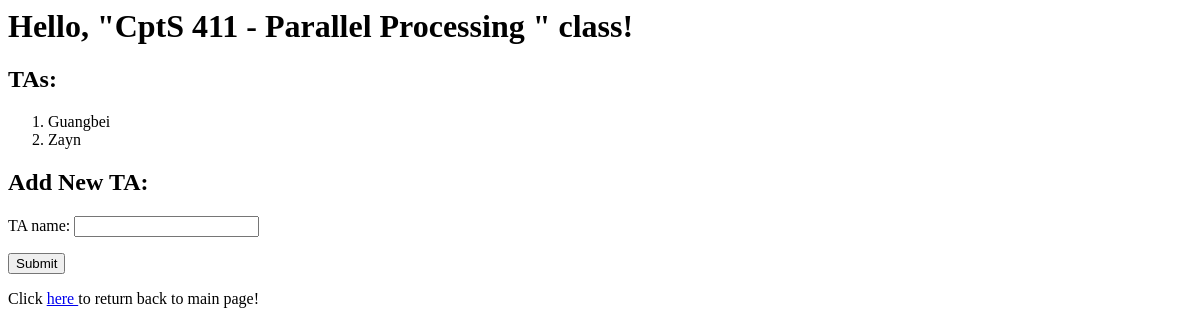
The page /course/1 on the database as committed earlier.
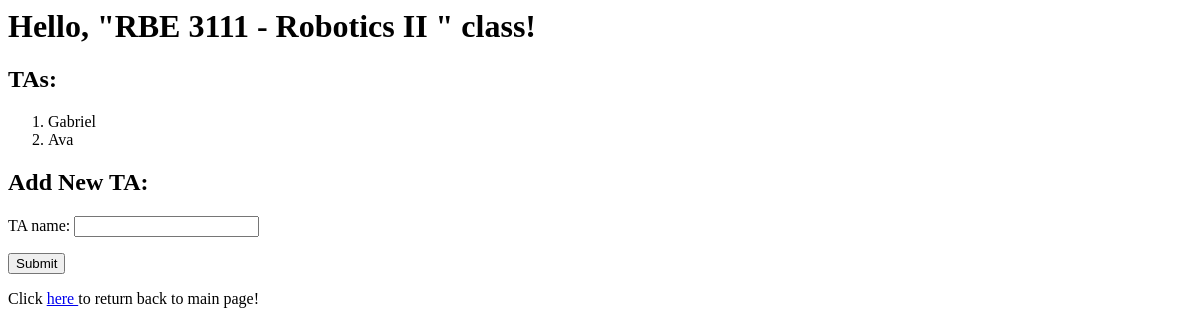
The same page on the database as committed later.
### app/models.py (models this page shows, shortened)
class Course(db.Model):
    __tablename__ = 'course'
    id = db.Column(db.Integer, primary_key=True)
    coursenum = db.Column(db.String(3))
    title = db.Column(db.String(150))
    major = db.Column(db.String(20))
    roomid = db.Column(db.Integer,db.ForeignKey('room.id'))
    tas = db.relationship(
        'TeachingAssistant', secondary=assigned,
        primaryjoin=(assigned.c.course_id == id), lazy='dynamic', overlaps="courses")
    def all_tas(self):
        return self.tas

class TeachingAssistant(db.Model):
    __tablename__ = 'teachingassistant'
    id = db.Column(db.Integer, primary_key = True)
    ta_name =  db.Column(db.String(100))
    courses = db.relationship(
        'Course', secondary=assigned,
        primaryjoin=(assigned.c.ta_id == id), lazy='dynamic', overlaps="tas")

### app/routes.py (the view, shortened to what this page needs)
@app.route('/course/<courseid>', methods = ['GET', 'POST'])
def course(courseid):
    form = TAForm()
    thecourse = Course.query.filter_by(id = courseid).first()
    return render_template('course.html', form = form, current_course = thecourse)

### app/forms.py
class TAForm(FlaskForm):
    ta_name = StringField(label= "TA name:", validators=[DataRequired()])
    submit = SubmitField('Submit')

### app/routes.py (called while the page is built)
@app.before_request
def initDB(*args, **kwargs):
    if app._got_first_request:
        db.create_all()
        allrooms = [{'building' : 'Fuller', 'roomNumber' : 'B46', 'capacity' : 60},
                    {'building' : 'UnityHall', 'roomNumber' : '175', 'capacity' : 100},
                    {'building' : 'UnityHall', 'roomNumber' : '150', 'capacity' : 80}]
        if Room.query.count() == 0:
            for room in allrooms:
                theroom = Room (building = room['building'],roomNumber=room['roomNumber'], capacity = room['capacity'] )
                db.session.add(theroom)
                db.session.commit()

### app/templates/course.html (shortened to what this page needs)
<h1>Hello, "{{current_course.major}} {{current_course.coursenum}} - {{current_course.title}} " class!</h1>
<h2>TAs:</h2>
    <ol>
      {% for ta in current_course.all_tas() %}
        <li>
            {{ta.ta_name}}
        </li>
      {% endfor %}
    </ol>
<h2>Add New TA:</h2>
    <form method="POST">
      <p>{{ form.ta_name.label}}
         {{ form.ta_name()}}
      </p>
    <p>{{ form.submit()}}</p>
    </form>
<p>Click <a href=" {{url_for('index')}}"> here </a> to return back to main page!</p>

Rows that differ between the two databases and show on the page:
removed TeachingAssistant: ta_name "Guangbei"
removed TeachingAssistant: ta_name "Zayn"
changed Course: major "CptS" → "RBE"; coursenum "411" → "3111"; title "Parallel Processing" → "Robotics II"
now on this page (row edited): TeachingAssistant: ta_name "Gabriel"
now on this page (row edited): TeachingAssistant: ta_name "Ava"
